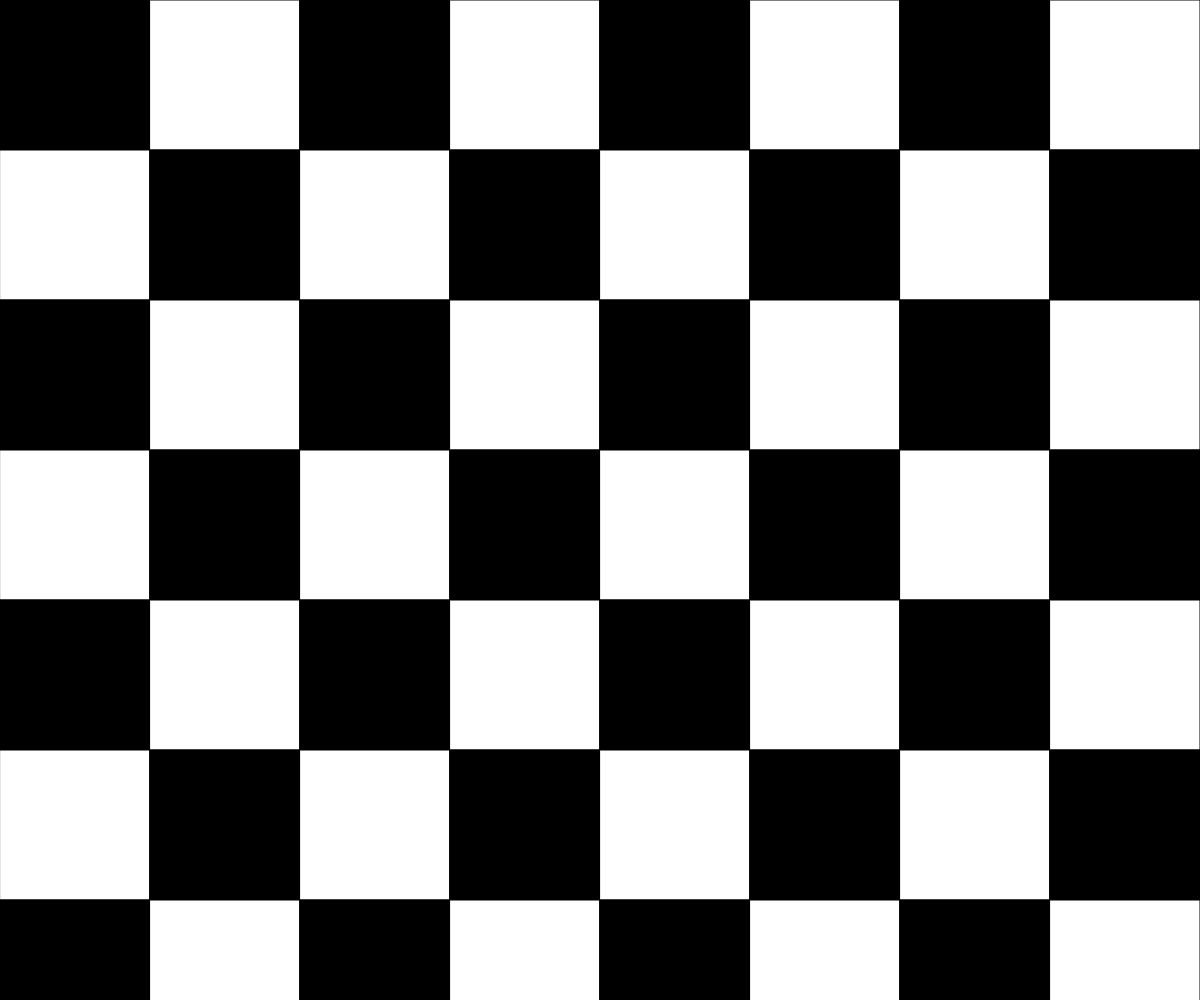
Frame 1 (no input)
Frame 60 (no input): identical to frame 1, image omitted
Frame 120 (the mouse pressed at the canvas centre since frame 60): identical to frame 1, image omitted

The p5.js sketch that drew this single still picture (run headless with seeded random() and noise() and a simulated clock; from frame 60 on, the mouse is pressed at the canvas centre):

// p5.js sketch
// ── sketch.js
// Project Title
// Your Name
// Date
//
// Extra for Experts:
// - describe what you did to take this project "above and beyond"

let cellSize;
let isBlack = true;

function setup() {
  if (windowWidth > windowHeight) {
    createCanvas(windowWidth, windowHeight);
  }
  else{
    createCanvas(windowWidth, windowHeight);
  }

  cellSize = width /8;
}

function draw() {
  background(220);
  for(let i = 0; i < 8; i ++) {
    for(let a = 0; a < 8; a ++) {
      if (isBlack) {
        fill(0);
      }
      else{
        fill(255);
      }
      rect(cellSize *i, cellSize *a, cellSize, cellSize);
      isBlack = !isBlack;
    }
    isBlack = !isBlack;
  }
}

function windowResized(){
  setup;
}
